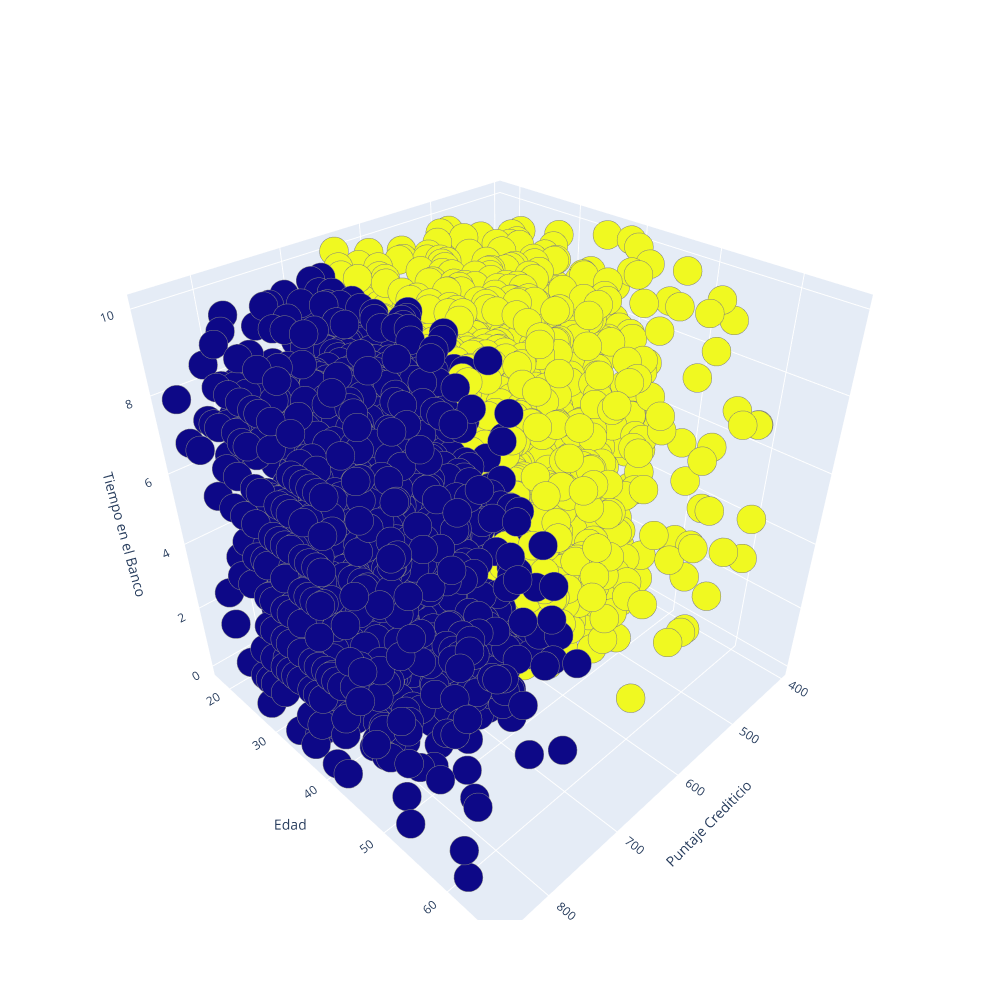

Notebook code for this chart:
### Code cell
escena=dict(xaxis=dict(title='Puntaje Crediticio'),yaxis=dict(title='Edad'),zaxis=dict(title='Tiempo en el Banco'))
puntitos=go.Scatter3d(x=All_Clients[All_Clients.labels.isin([2,4])]['CreditScore'],
                      y=All_Clients[All_Clients.labels.isin([2,4])]['Age'],
                      z=All_Clients[All_Clients.labels.isin([2,4])]['Tenure'],
                      mode='markers',
                      marker=dict(color=All_Clients[All_Clients.labels.isin([2,4])]['labels'],
                                  colorscale='plasma',size=10,
                                  line=dict(color='gray',width=5)))
layout=go.Layout(margin=dict(l=0,r=0),scene=escena,height=1000,width=1000)
data=[puntitos]
fig=go.Figure(data=data,layout=layout)
fig.show()

### Figure 1 — Plotly figure (JSON) as saved in the notebook; plotly's stock layout.template omitted (floating-point values rounded to 4 significant figures; data arrays with more than 128 entries replaced by an {"elided": "..."} marker saying what was removed)
{"data": [{"marker": {"color": {"elided": "3992 int values"}, "colorscale": [[0, "#0d0887"], [0.1111, "#46039f"], [0.2222, "#7201a8"], [0.3333, "#9c179e"], [0.4444, "#bd3786"], [0.5556, "#d8576b"], [0.6667, "#ed7953"], [0.7778, "#fb9f3a"], [0.8889, "#fdca26"], [1, "#f0f921"]], "line": {"color": "gray", "width": 5}, "size": 10}, "mode": "markers", "type": "scatter3d", "x": {"elided": "3992 int values"}, "y": {"elided": "3992 int values"}, "z": {"elided": "3992 int values"}}], "layout": {"height": 1000, "margin": {"l": 0, "r": 0}, "scene": {"xaxis": {"title": {"text": "Puntaje Crediticio"}}, "yaxis": {"title": {"text": "Edad"}}, "zaxis": {"title": {"text": "Tiempo en el Banco"}}}, "width": 1000}}
